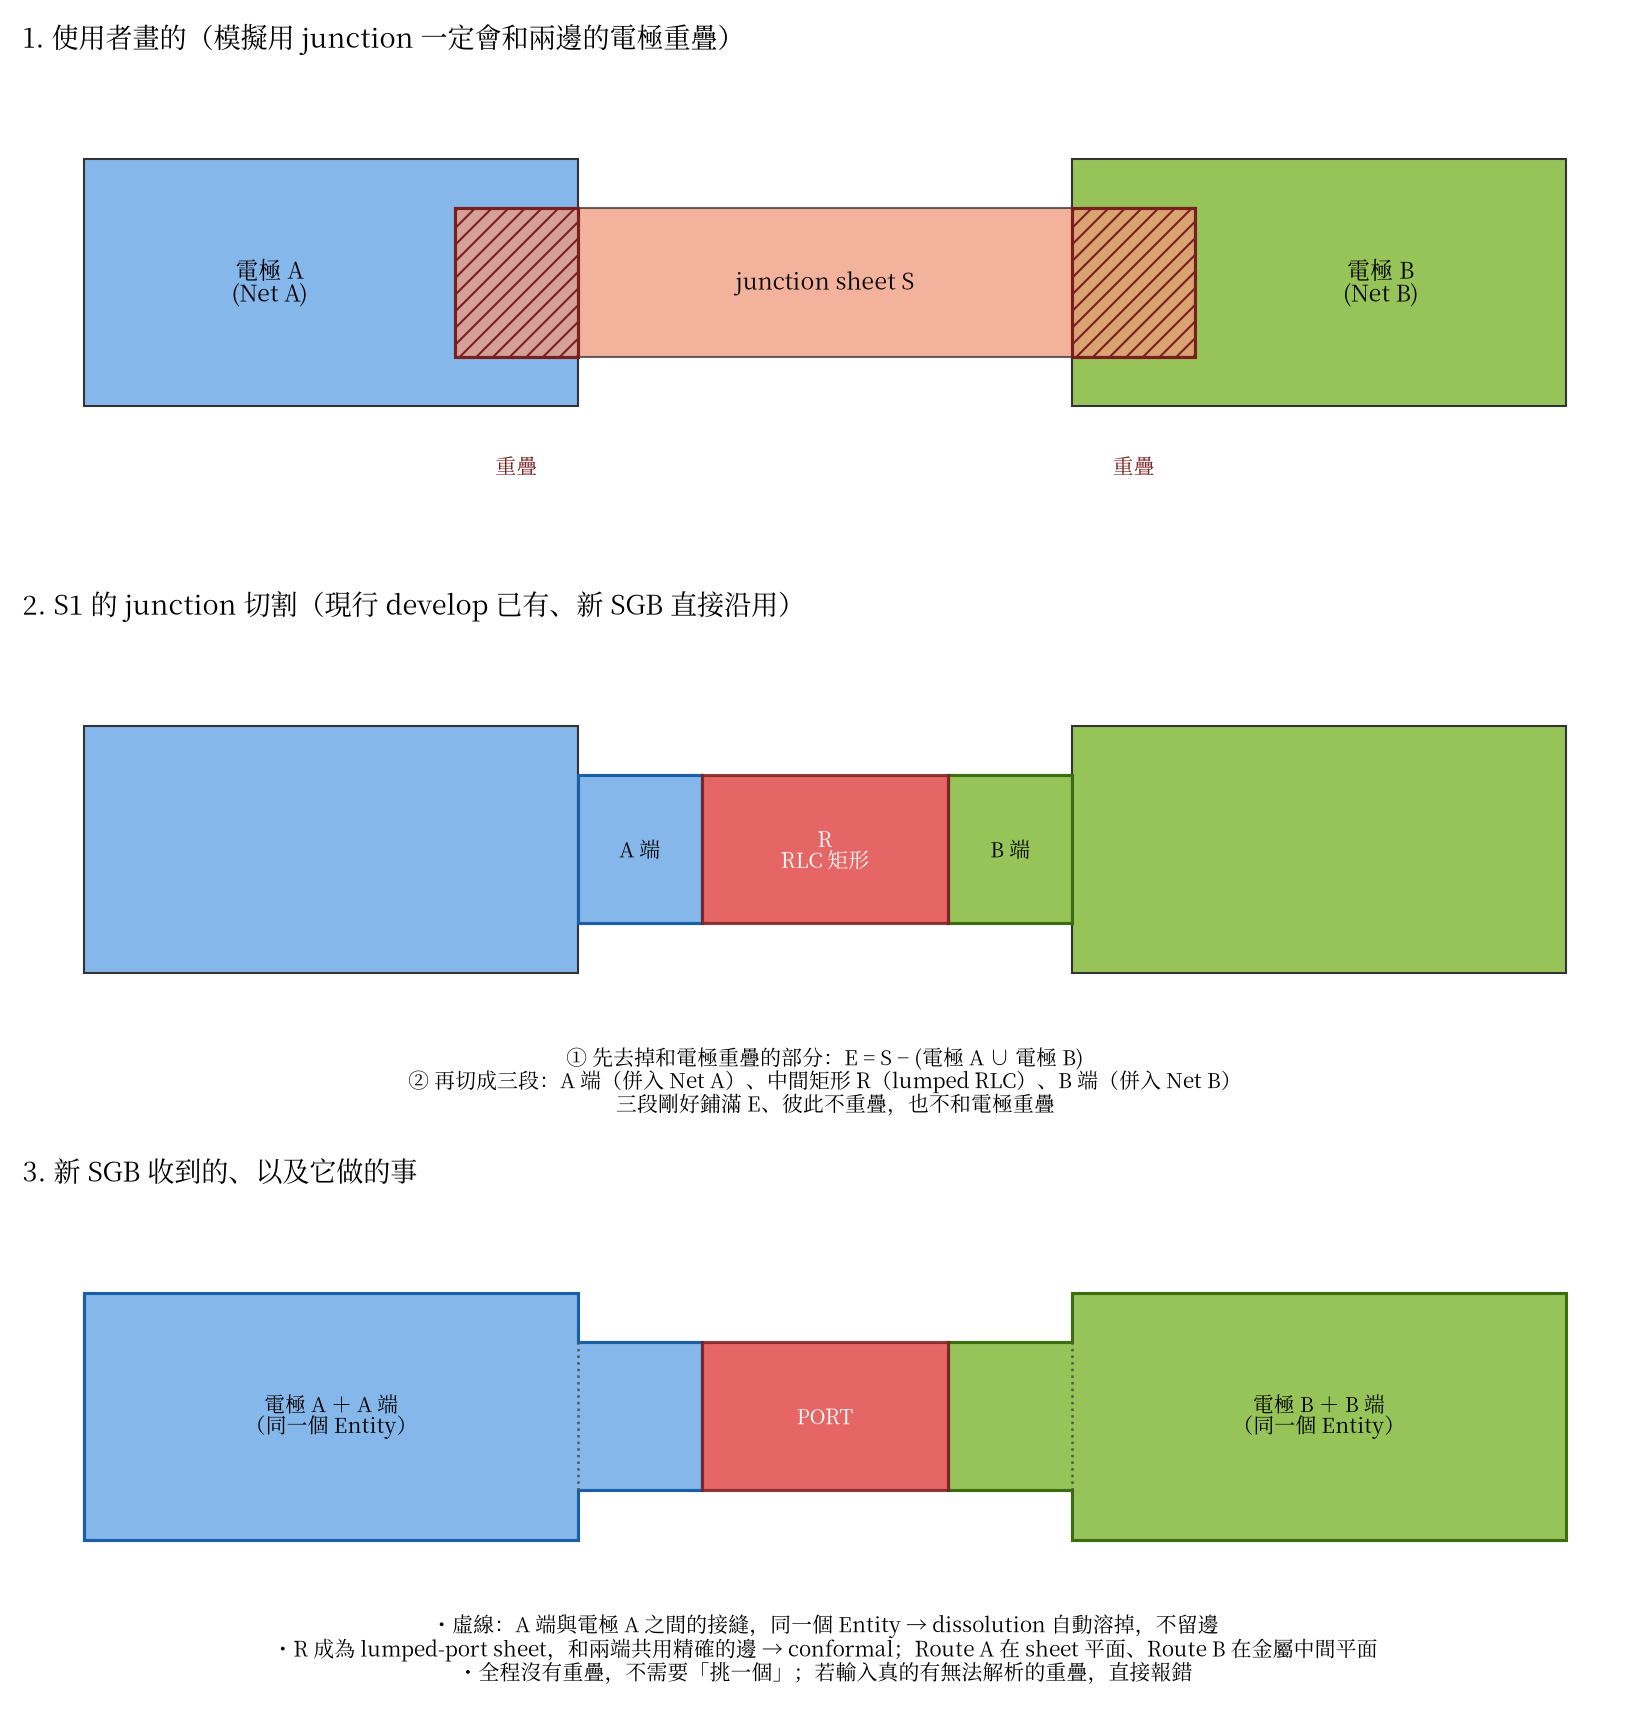

Generate this figure with Python:
import matplotlib
matplotlib.use("Agg")
import matplotlib.pyplot as plt
from matplotlib.patches import Rectangle
from matplotlib import font_manager as fm
fam=[f.name for f in fm.fontManager.ttflist if "CJK" in f.name and ("TC" in f.name or "SC" in f.name)]
plt.rcParams["font.family"]=fam[0] if fam else "sans-serif"
A,B,J,R="#85B7EB","#97C459","#F0997B","#E24B4A"
fig,axes=plt.subplots(3,1,figsize=(11,11.5))
def rect(ax,x0,x1,y0,y1,fc,ec="#333",lw=1,alpha=1,hatch=None,ls="-"):
    ax.add_patch(Rectangle((x0,y0),x1-x0,y1-y0,fc=fc,ec=ec,lw=lw,alpha=alpha,hatch=hatch,ls=ls))
def frame(ax,title):
    ax.set_xlim(-0.5,12.5);ax.set_ylim(-2.2,1.8);ax.set_aspect("equal");ax.axis("off");ax.set_title(title,fontsize=13,loc="left")
# 1 authored
ax=axes[0];frame(ax,"1. 使用者畫的（模擬用 junction 一定會和兩邊的電極重疊）")
rect(ax,0,4,-1,1,A);rect(ax,8,12,-1,1,B)
rect(ax,3,9,-0.6,0.6,J,alpha=.75)
rect(ax,3,4,-0.6,0.6,"none",ec="#7a1f1f",lw=1.5,hatch="///");rect(ax,8,9,-0.6,0.6,"none",ec="#7a1f1f",lw=1.5,hatch="///")
ax.text(1.5,0,"電極 A\n(Net A)",ha="center",va="center",fontsize=11);ax.text(10.5,0,"電極 B\n(Net B)",ha="center",va="center",fontsize=11)
ax.text(6,0,"junction sheet S",ha="center",va="center",fontsize=11)
ax.text(3.5,-1.55,"重疊",ha="center",fontsize=10,color="#7a1f1f");ax.text(8.5,-1.55,"重疊",ha="center",fontsize=10,color="#7a1f1f")
# 2 S1 partition
ax=axes[1];frame(ax,"2. S1 的 junction 切割（現行 develop 已有、新 SGB 直接沿用）")
rect(ax,0,4,-1,1,A);rect(ax,8,12,-1,1,B)
rect(ax,4,5,-0.6,0.6,A,ec="#185FA5",lw=1.5);rect(ax,7,8,-0.6,0.6,B,ec="#3B6D11",lw=1.5)
rect(ax,5,7,-0.6,0.6,R,ec="#7a1f1f",lw=1.5,alpha=.85)
ax.text(4.5,0,"A 端",ha="center",va="center",fontsize=10);ax.text(7.5,0,"B 端",ha="center",va="center",fontsize=10)
ax.text(6,0,"R\nRLC 矩形",ha="center",va="center",fontsize=10,color="white")
ax.text(6,-1.6,"① 先去掉和電極重疊的部分：E = S − (電極 A ∪ 電極 B)\n② 再切成三段：A 端（併入 Net A）、中間矩形 R（lumped RLC）、B 端（併入 Net B）\n　三段剛好鋪滿 E、彼此不重疊，也不和電極重疊",ha="center",va="top",fontsize=10)
# 3 new SGB
ax=axes[2];frame(ax,"3. 新 SGB 收到的、以及它做的事")
from matplotlib.patches import Polygon
ax.add_patch(Polygon([(0,-1),(4,-1),(4,-0.6),(5,-0.6),(5,0.6),(4,0.6),(4,1),(0,1)],fc=A,ec="#185FA5",lw=1.5))
ax.add_patch(Polygon([(12,-1),(8,-1),(8,-0.6),(7,-0.6),(7,0.6),(8,0.6),(8,1),(12,1)],fc=B,ec="#3B6D11",lw=1.5))
for x in (4,8):
    ax.plot([x,x],[-0.6,0.6],ls=":",color="#555",lw=1.2)
rect(ax,5,7,-0.6,0.6,R,ec="#7a1f1f",lw=1.5,alpha=.85)
ax.text(2,0,"電極 A ＋ A 端\n（同一個 Entity）",ha="center",va="center",fontsize=10)
ax.text(10,0,"電極 B ＋ B 端\n（同一個 Entity）",ha="center",va="center",fontsize=10)
ax.text(6,0,"PORT",ha="center",va="center",fontsize=10,color="white")
ax.text(6,-1.6,"・虛線：A 端與電極 A 之間的接縫，同一個 Entity → dissolution 自動溶掉，不留邊\n・R 成為 lumped-port sheet，和兩端共用精確的邊 → conformal；Route A 在 sheet 平面、Route B 在金屬中間平面\n・全程沒有重疊，不需要「挑一個」；若輸入真的有無法解析的重疊，直接報錯",ha="center",va="top",fontsize=10)
fig.tight_layout();fig.savefig("junction.png",dpi=150,facecolor="white")
